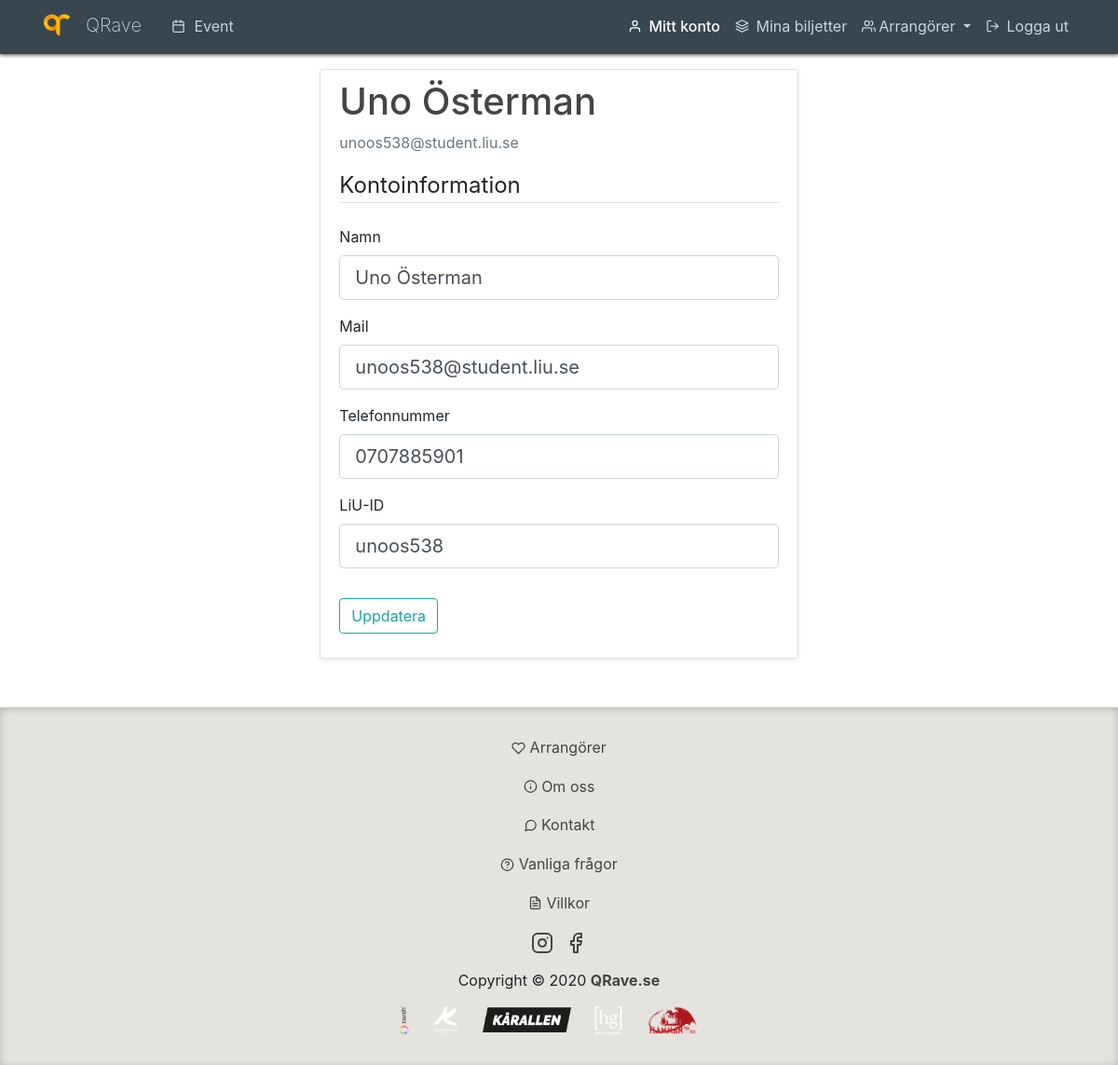
/account/ (signed in), run on the app's committed database.
### qrave/models.py (models this page shows, shortened)
class Users(db.Model, UserMixin):
    id = db.Column(db.Integer, primary_key=True)
    email = db.Column(db.String(120), unique=True, nullable=False)
    password = db.Column(db.String(60), nullable=False)
    liuid = db.Column(db.String(8), unique=True, nullable=True)
    name = db.Column(db.String(60), nullable=False)
    phone = db.Column(db.String(16), nullable=True)
    is_verified = db.Column(db.Boolean, nullable=False, default=False)
    roles = db.relationship("Roles", secondary=UsersInRoles)
    hosts = db.relationship("Hosts", secondary=UsersInHosts)
    def is_admin(self):
        for role in self.roles:
            if role.name == "admin":
                return True
        return False
    def is_host(self, host_id: int=None):
        if host_id is None and len(self.hosts) > 0:
            return True
        else:
            for host in self.hosts:
                if host.id == host_id:
                    return True
        return False

### qrave/users/routes.py (the view)
@users.route("/account/", methods=['GET', 'POST'])
@login_required
def account():
    form = UpdateAccountForm()
    if form.validate_on_submit():
        current_user.name = form.name.data
        current_user.phone = form.phone.data
        current_user.liuid = form.liuid.data
        if not current_user.email == form.email.data:
            current_user.email = form.email.data
            send_verify_email(current_user)
            current_user.set_is_verified(False)
            logout_user()
            flash('Eftersom du uppdaterade din mejladress så måste du verifiera din nya mejladress. Det har skickat ett mejl till den nya mejladressen du angav.', 'info')
        else :
            current_user.email = form.email.data
        db.session.commit()
        flash('Ditt konto är uppdaterat!', 'success')
        return redirect(url_for('users.account'))
    elif request.method == 'GET':
        form.name.data = current_user.name
        form.email.data = current_user.email
        form.phone.data = current_user.phone
        form.liuid.data = current_user.liuid
    return render_template('users/account.html', title='Konto', form=form)

### qrave/users/forms.py (shortened to what this page needs)
class UpdateAccountForm(FlaskForm):
    name = StringField('Namn', validators=[DataRequired('Vad heter du?'), Length(min=2, max=20)])
    email = StringField('Mail', validators=[DataRequired('Vad är din mailadress?'), Email('Det där är inte en mailadress.')])
    phone = StringField('Telefonnummer', validators=[Length(max=16)])
    liuid = StringField('LiU-ID', validators=[Length(max=8)])
    submit = SubmitField('Uppdatera')

### qrave/models.py (called while the page is built)
@login_manager.user_loader
def load_user(user_id):
    return db.session.query(Users).get(int(user_id))

    def __repr__(self):
        return self.short_name

### qrave/templates/users/account.html (shortened to what this page needs)
{% extends "layout.html" %}
{% block content %}
    <div class="content-section shadow-sm col-lg-8 offset-lg-2">
      <div class="media">
        <div class="media-body">
          <h2 class="account-heading">{{ current_user.name }}</h2>
          <p class="text-secondary">{{ current_user.email }}</p>
        </div>
      </div>
        <form method="POST" action="" enctype="multipart/form-data">
            <fieldset class="form-group">
                <legend class="border-bottom mb-4">Kontoinformation</legend>
                {% for field in form %}
                {% if field.type == "SubmitField" or field.flags.hidden %}
                {% else %}
                <div class="form-group">
                    {{ field.label(class="form-control-label") }}
                    {% if field.errors %}
                        {{ field(class="form-control form-control-lg is-invalid") }}
                        <div class="invalid-feedback">
                            {% for error in field.errors %}
                                <span>{{ error }}</span>
                            {% endfor %}
                        </div>
                    {% else %}
                        {{ field(class="form-control form-control-lg") }}
                    {% endif %}
                </div>
                {% endif %}
                {% endfor %}
            </fieldset>
            <div class="form-group">
                {{ form.submit(class="btn btn-outline-info") }}
            </div>
        </form>
    </div>
{% endblock content %}

### qrave/static/site.css (style rules this page uses)
body { background: white; margin-top: 57.8px; margin-bottom: 25rem; }
html { position: relative; min-height: 100%; }
h1, h2, h3, h4, h5, h6 { color: #444444; }
.content-section { background: #ffffff; padding: 10px 20px; border: 1px solid #dddddd; border-radius: 3px; margin-bottom: 20px; box-shadow: 0 .125rem .25rem rgba(0,0,0,.075)!important; }
.account-heading { font-size: 2.5rem; }

### data on the page
Users: name "Uno Österman", email "unoos538@student.liu.se", name "Uno Österman" "unoos538@student.liu.se" "0707885901" "unoos538"

### other printed values
{{ field.label(class="form-control-label") }} "Namn" "Mail" "Telefonnummer" "LiU-ID"
